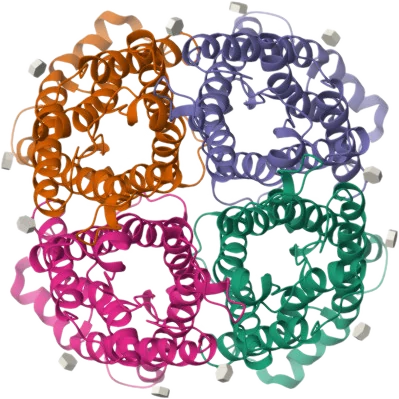
#> input picture docs/img/p_aqp.webp, 399 x 399 px
$ python -i fetch.py   (imports and definitions only)
#> lines starting #> are read from the running program, lines starting #| are printed output that depends on the picture; after the words box and inside, x2 and y2 are one past the last pixel; in counts of white or black regions, pixels touching at a corner belong together
#> further down, picture is the input picture: PIL image 399x399 RGBA; mean R, G, B, A 194.3, 181.7, 183.4, 121.2
# -*- coding: utf-8 -*-
"""Fetch structures, photos and silhouettes, then write build/data.json.
Run: python -I build/fetch.py  (from the project root)"""
import io, json, os, re, sys, time, html, urllib.request, urllib.parse, urllib.error
from concurrent.futures import ThreadPoolExecutor
import numpy as np
from PIL import Image, ImageDraw, ImageFilter

ROOT = os.path.dirname(os.path.dirname(os.path.abspath(__file__)))
sys.path.insert(0, os.path.join(ROOT, "build"))
import content  # noqa

DL = os.path.join(ROOT, "downloads")
SITE = os.path.join(ROOT, "site")
# [4 lines not run here, left out]

UA = "ScaleAtlasBuilder/1.0 (educational, non-commercial)"
LOG = []

# [32 lines left out: functions log, get, cached, not called in this run]

# ───────────── molecules ─────────────
VDW = dict(H=1.2, C=1.7, N=1.55, O=1.52, S=1.8, P=1.8, Se=1.9, I=1.98, Fe=2.0, Co=2.0, Mg=1.73,
           Cl=1.75, Br=1.85, F=1.47, Na=2.27, K=2.75, Ca=2.31, Zn=1.39)
MASS = dict(H=1.008, C=12.011, N=14.007, O=15.999, S=32.06, P=30.974, Se=78.971, I=126.904, Fe=55.845,
            Co=58.933, Mg=24.305, Cl=35.45, Br=79.904, F=18.998, Na=22.990, K=39.098, Ca=40.078, Zn=65.38)

# [68 lines left out: functions parse_sdf, mol_fetch, not called in this run]

# ───────────── PDB ─────────────
NUC = {"DA", "DT", "DG", "DC", "A", "U", "G", "C", "DU"}
# [34 lines left out: function pdb_fetch, not called in this run]

def remove_white(im):
    im = im.convert("RGB")
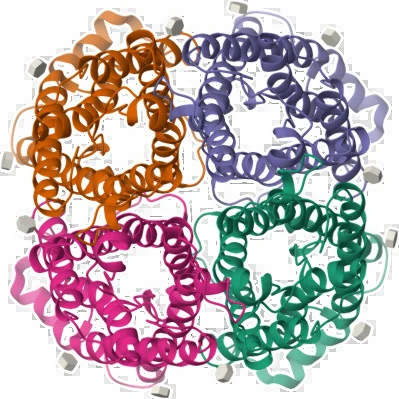
#> im: PIL image 399x399 RGB; mean R, G, B 194.3, 181.7, 183.4
    W, H = im.size
#> W = 399; H = 399
    a = np.asarray(im).astype(np.int16)
    near = (a.min(2) > 228)
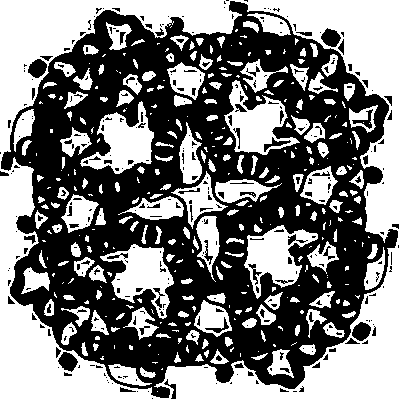
#> near: shape (399, 399) bool; 48.2% white; 341 white regions (147 under 20 px), largest, box (x1, y1, x2, y2) and area: (0, 0, 399, 399) 42166, (100, 244, 174, 319) 2519, (80, 101, 154, 174) 2499
    # flood fill from border over near-white pixels
    mask = Image.fromarray((near * 255).astype(np.uint8))
    seed_img = Image.new("L", (W + 2, H + 2), 255)
#> seed_img: PIL image 401x401 L; every value is 255
    seed_img.paste(mask, (1, 1))
#> seed_img: PIL image 401x401 L; 48.7% white; 341 white regions (147 under 20 px), largest, box (x1, y1, x2, y2) and area: (0, 0, 401, 401) 43766, (101, 245, 175, 320) 2519, (81, 102, 155, 175) 2499
    ImageDraw.floodfill(seed_img, (0, 0), 128, thresh=0)  # fills the near-white background connected to the border
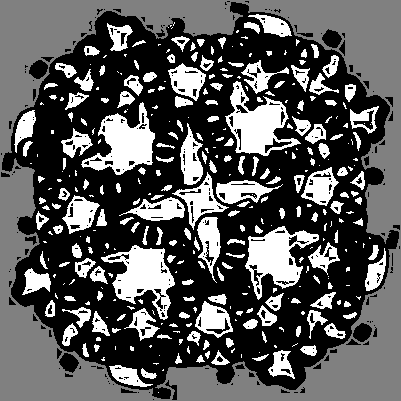
#> seed_img: PIL image 401x401 L; min 0, max 255, mean 89.6
    bg = (np.asarray(seed_img)[1:-1, 1:-1] == 128)
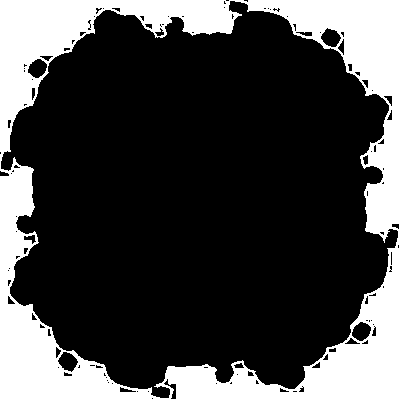
#> bg: shape (399, 399) bool; 26.5% white; 1 white region, box (x1, y1, x2, y2) and area: (0, 0, 399, 399) 42158
    mn = a.min(2).astype(np.float32)
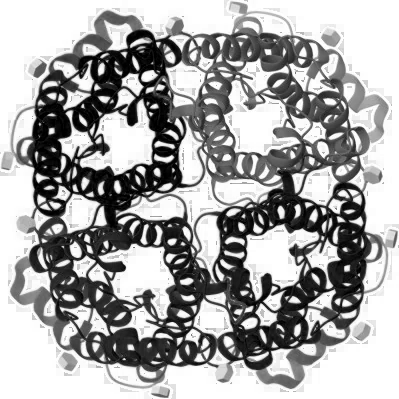
#> mn: shape (399, 399) float32; min 0, max 255, mean 166.1
    soft = np.clip((246.0 - mn) / (246.0 - 212.0), 0, 1) * 255  # interior white gaps fade out too
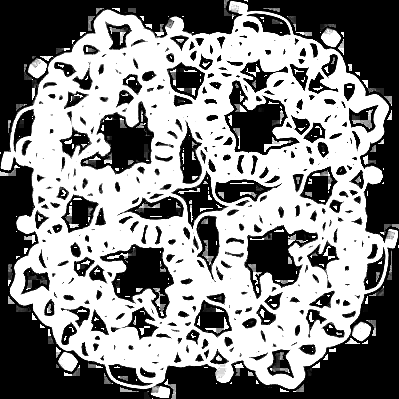
#> soft: shape (399, 399) float32; min 0, max 255, mean 133.8
    alpha = np.where(bg, 0, soft).astype(np.uint8)
    am = Image.fromarray(alpha).filter(ImageFilter.GaussianBlur(0.9))
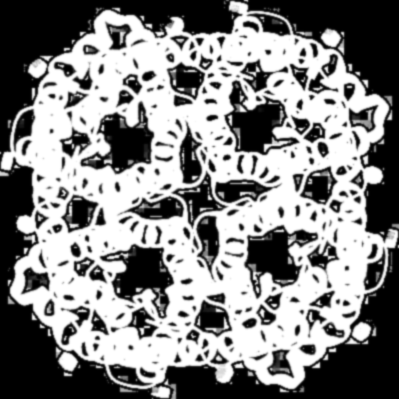
#> am: PIL image 399x399 L; min 0, max 255, mean 132.8
    rgba = im.convert("RGBA"); rgba.putalpha(am)
    bbox = am.point(lambda v: 255 if v > 20 else 0).getbbox()
#> bbox = (0, 0, 399, 399)
    if bbox: rgba = rgba.crop(bbox)
    return rgba

# [15 lines left out: function rcsb_image, not called in this run]

# ───────────── Wikimedia photos ─────────────
def strip_html(s):
    s = re.sub(r"<[^>]+>", "", s or "")
    return html.unescape(re.sub(r"\s+", " ", s)).strip()

# [65 lines left out: functions commons_info, wiki_lead, commons_search, photo, not called in this run]

# ───────────── PhyloPic ─────────────
BUILD = None
# [84 lines left out: functions phylo, main, not called in this run]

# [2 lines not run here, left out]

>>> from PIL import Image
>>> picture = Image.open('../docs/img/p_aqp.webp')
>>> result = remove_white(picture)

$ run again, on docs/img/p_kcsa.webp
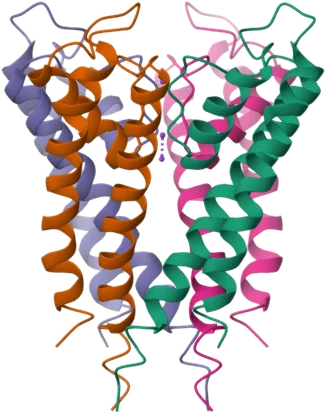
#> input picture docs/img/p_kcsa.webp, 326 x 413 px
#> picture is the input picture: PIL image 326x413 RGBA; mean R, G, B, A 201.5, 196.5, 193.3, 99.4
#> in remove_white, `near = (a.min(2) > 228)`:
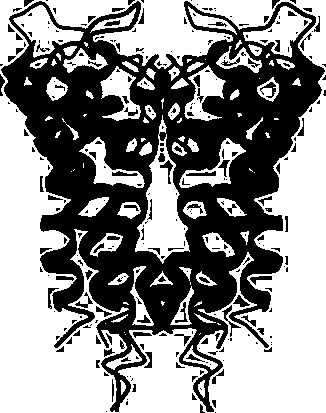
#> near: shape (413, 326) bool; 56.2% white; 292 black regions (196 under 20 px), largest, box (x1, y1, x2, y2) and area: (1, 1, 325, 412) 53807, (222, 305, 241, 337) 106, (260, 82, 276, 98) 96
#> bg: shape (413, 326) bool; 42.6% white; 1 white region, box (x1, y1, x2, y2) and area: (0, 0, 326, 413) 57312
#> in remove_white, `rgba.putalpha(am)`:
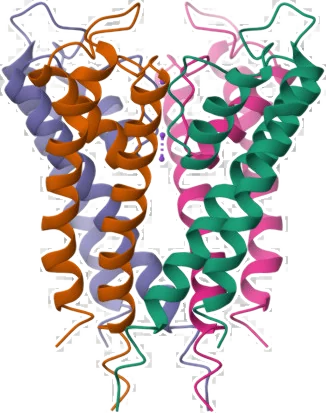
#> rgba: PIL image 326x413 RGBA; mean R, G, B, A 201.5, 196.5, 193.3, 111.7; transparent parts drawn white
#> bbox = (0, 0, 326, 413)

$ run again, on docs/img/p_lyz.webp
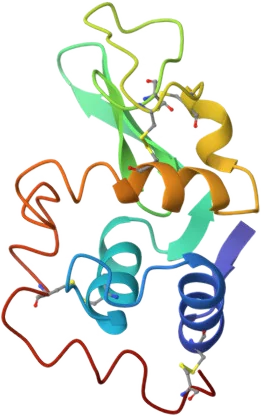
#> input picture docs/img/p_lyz.webp, 261 x 416 px
#> picture is the input picture: PIL image 261x416 RGBA; mean R, G, B, A 220.9, 224.9, 216, 64.7
#> in remove_white, `near = (a.min(2) > 228)`:
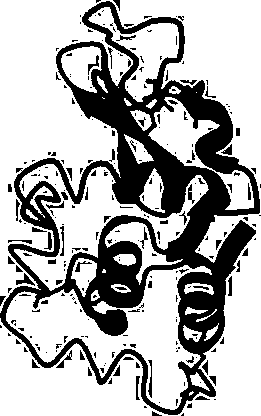
#> near: shape (416, 261) bool; 69.6% white; 263 black regions (199 under 20 px), largest, box (x1, y1, x2, y2) and area: (0, 1, 260, 415) 29325, (16, 273, 35, 286) 94, (148, 360, 152, 398) 82
#> bg: shape (416, 261) bool; 42.4% white; 1 white region, box (x1, y1, x2, y2) and area: (0, 0, 261, 416) 46014
#> in remove_white, `rgba.putalpha(am)`:
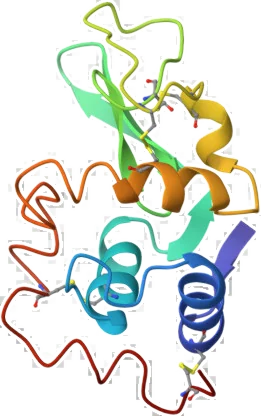
#> rgba: PIL image 261x416 RGBA; mean R, G, B, A 220.9, 224.9, 216, 78; transparent parts drawn white
#> bbox = (0, 0, 261, 416)

$ run again, on docs/img/p_mb.webp
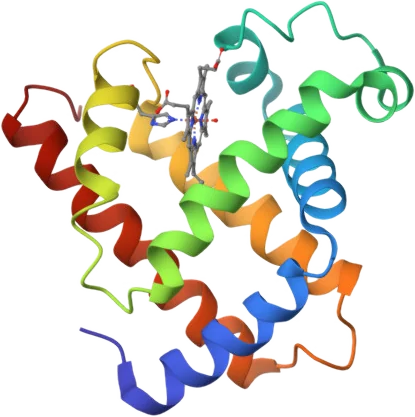
#> input picture docs/img/p_mb.webp, 415 x 417 px
#> picture is the input picture: PIL image 415x417 RGBA; mean R, G, B, A 216.5, 218.8, 206.9, 75.7
#> near: shape (417, 415) bool; 66.1% white; 297 black regions (195 under 20 px), largest, box (x1, y1, x2, y2) and area: (1, 0, 414, 416) 53188, (151, 368, 164, 401) 108, (324, 96, 352, 106) 94
#> bg: shape (417, 415) bool; 46.2% white; 1 white region, box (x1, y1, x2, y2) and area: (0, 0, 415, 417) 79959
#> in remove_white, `am = Image.fromarray(alpha).filter(ImageFilter.GaussianBlur(0.9))`:
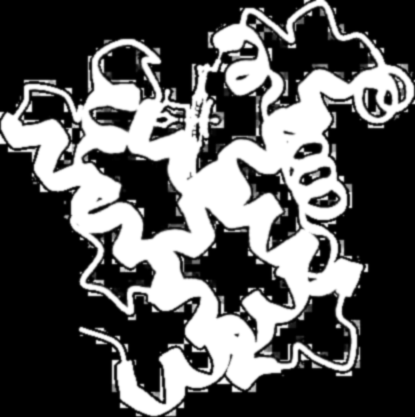
#> am: PIL image 415x417 L; min 0, max 255, mean 86.7
#> bbox = (0, 0, 415, 417)
